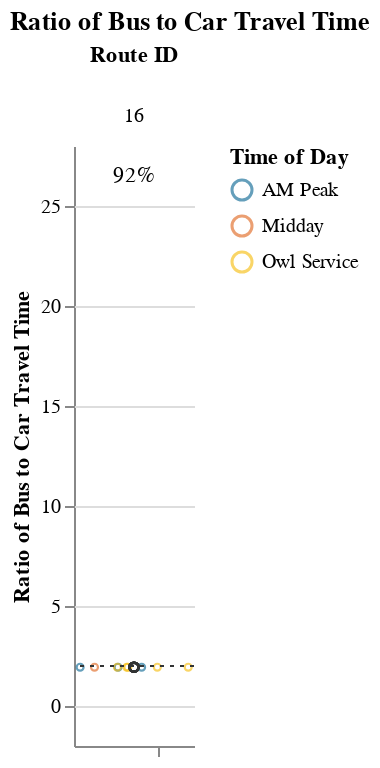
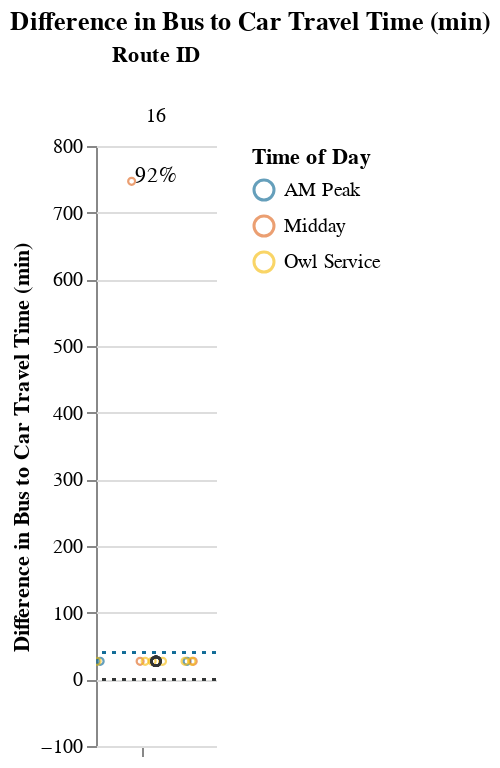

Notebook cell for these charts, in order:
### Markdown cell above
### Long Routes (> 1.5 hrs)

### Code cell
route_group = "long"
try:
    subset_routes, mult, diff  = setup_charts(df, PCT_COMPETITIVE_THRESHOLD, route_group)
    if len(subset_routes) > 0:
        display(
            Markdown(
                f"{CAPTIONS_DICT[route_group]}"
                "Within each route group, routes are sorted in descending order "
                "by % competitive trips and # trips below the additional time cut-off."
            )
        )

        display(mult)
        display(diff)
except:
    print("No routes meet this criteria.")

### Figure 1 — Vega-Lite specification as saved in the notebook (floating-point values rounded to 4 significant figures)
{"config": {"view": {"continuousWidth": 400, "continuousHeight": 300, "stroke": null}, "facet": {"spacing": 0}}, "data": {"name": "data-084b90461495daa4679295333c69df07"}, "facet": {"column": {"field": "route_id", "sort": ["16"], "title": "Route ID", "type": "nominal"}}, "spec": {"layer": [{"mark": {"type": "point", "opacity": 0.65, "size": 12, "strokeWidth": 1.1}, "encoding": {"color": {"field": "time_of_day", "scale": {"range": ["#136C97", "#E16B26", "#F6BF16", "#00896B", "#7790A3", "#5B559C"]}, "sort": ["AM Peak", "Midday", "PM Peak", "Owl Service"], "title": "Time of Day", "type": "nominal"}, "tooltip": [{"field": "route_id", "type": "nominal"}, {"field": "trip_id", "type": "nominal"}, {"field": "service_hours", "type": "quantitative"}, {"field": "car_duration_hours", "type": "quantitative"}, {"field": "bus_multiplier", "type": "quantitative"}, {"field": "bus_difference", "type": "quantitative"}, {"field": "num_trips", "type": "quantitative"}, {"field": "num_competitive", "type": "quantitative"}, {"field": "pct_trips_competitive", "type": "quantitative"}, {"field": "p25", "type": "quantitative"}, {"field": "p50", "type": "quantitative"}, {"field": "p75", "type": "quantitative"}], "x": {"axis": {"grid": false, "labels": false, "ticks": true, "values": [0]}, "field": "jitter", "scale": {}, "title": null, "type": "quantitative"}, "y": {"field": "bus_multiplier", "scale": {"domain": [-0.25, 26.94]}, "title": "Ratio of Bus to Car Travel Time", "type": "quantitative"}}, "selection": {"selector001": {"type": "interval", "bind": "scales", "encodings": ["x", "y"]}}, "transform": [{"calculate": "sqrt(-2*log(random()))*cos(2*PI*random())", "as": "jitter"}], "width": 60}, {"layer": [{"mark": {"type": "point", "opacity": 0.6, "size": 20, "strokeWidth": 1.3}, "encoding": {"color": {"value": "#323434"}, "y": {"field": "bus_multiplier", "type": "quantitative"}}, "transform": [{"filter": "(datum.p50_trip === 1)"}]}, {"mark": {"type": "rule", "strokeDash": [2, 3]}, "encoding": {"color": {"value": "#323434"}, "y": {"field": "cutoff", "type": "quantitative"}}}, {"mark": {"type": "text", "align": "center", "baseline": "middle"}, "encoding": {"color": {"value": "black"}, "text": {"field": "pct_trips_competitive", "format": ".0%", "type": "quantitative"}, "tooltip": [{"field": "route_id", "type": "nominal"}, {"field": "trip_id", "type": "nominal"}, {"field": "service_hours", "type": "quantitative"}, {"field": "car_duration_hours", "type": "quantitative"}, {"field": "bus_multiplier", "type": "quantitative"}, {"field": "bus_difference", "type": "quantitative"}, {"field": "num_trips", "type": "quantitative"}, {"field": "num_competitive", "type": "quantitative"}, {"field": "pct_trips_competitive", "type": "quantitative"}, {"field": "p25", "type": "quantitative"}, {"field": "p50", "type": "quantitative"}, {"field": "p75", "type": "quantitative"}], "x": {"value": 30}, "y": {"value": 15}}, "transform": [{"calculate": "sqrt(-2*log(random()))*cos(2*PI*random())", "as": "jitter"}, {"filter": "(datum.fastest_trip === 1)"}]}]}]}, "resolve": {"scale": {"y": "shared"}}, "title": "Ratio of Bus to Car Travel Time", "$schema": "https://vega.github.io/schema/vega-lite/v4.17.0.json", "datasets": {"data-084b90461495daa4679295333c69df07": [{"calitp_itp_id": 482, "trip_key": 2145124109685266677, "trip_id": "83", "shape_id": "16", "route_id": "16", "service_hours": 0.93, "trip_first_departure_ts": 27000, "trip_last_arrival_ts": 30360, "departure_hour": 7, "time_of_day": "AM Peak", "p25": 0.93, "p50": 0.93, "p75": 0.93, "p50_trip": 1, "fastest_trip": 0, "car_duration_hours": 0.48, "competitive_route": 1, "bus_multiplier": 1.94, "bus_difference": 27.0, "num_trips": 12, "num_competitive": 11, "pct_trips_competitive": 0.917, "bus_difference_spread": 720.0, "route_group": "long", "max_trip_hrs": 12.93, "max_trip_route_group": 12.93, "name": "Tuolumne County Transit Agency", "caltrans_district": "10 - Stockton", "drmt_organization_name": "['recl7fHqYd2GSTtn3']", "cutoff2": 40, "cutoff": 2}, {"calitp_itp_id": 482, "trip_key": -1666101624449243044, "trip_id": "84", "shape_id": "16", "route_id": "16", "service_hours": 0.93, "trip_first_departure_ts": 30600, "trip_last_arrival_ts": 33960, "departure_hour": 8, "time_of_day": "AM Peak", "p25": 0.93, "p50": 0.93, "p75": 0.93, "p50_trip": 1, "fastest_trip": 0, "car_duration_hours": 0.48, "competitive_route": 1, "bus_multiplier": 1.94, "bus_difference": 27.0, "num_trips": 12, "num_competitive": 11, "pct_trips_competitive": 0.917, "bus_difference_spread": 720.0, "route_group": "long", "max_trip_hrs": 12.93, "max_trip_route_group": 12.93, "name": "Tuolumne County Transit Agency", "caltrans_district": "10 - Stockton", "drmt_organization_name": "['recl7fHqYd2GSTtn3']", "cutoff2": 40, "cutoff": 2}, {"calitp_itp_id": 482, "trip_key": -811955265033482998, "trip_id": "93", "shape_id": "16", "route_id": "16", "service_hours": 0.93, "trip_first_departure_ts": 106200, "trip_last_arrival_ts": 109560, "departure_hour": 5, "time_of_day": "Owl Service", "p25": 0.93, "p50": 0.93, "p75": 0.93, "p50_trip": 1, "fastest_trip": 0, "car_duration_hours": 0.48, "competitive_route": 1, "bus_multiplier": 1.94, "bus_difference": 27.0, "num_trips": 12, "num_competitive": 11, "pct_trips_competitive": 0.917, "bus_difference_spread": 720.0, "route_group": "long", "max_trip_hrs": 12.93, "max_trip_route_group": 12.93, "name": "Tuolumne County Transit Agency", "caltrans_district": "10 - Stockton", "drmt_organization_name": "['recl7fHqYd2GSTtn3']", "cutoff2": 40, "cutoff": 2}, {"calitp_itp_id": 482, "trip_key": -7629486483351359896, "trip_id": "90", "shape_id": "16", "route_id": "16", "service_hours": 0.93, "trip_first_departure_ts": 95400, "trip_last_arrival_ts": 98760, "departure_hour": 2, "time_of_day": "Owl Service", "p25": 0.93, "p50": 0.93, "p75": 0.93, "p50_trip": 1, "fastest_trip": 0, "car_duration_hours": 0.48, "competitive_route": 1, "bus_multiplier": 1.94, "bus_difference": 27.0, "num_trips": 12, "num_competitive": 11, "pct_trips_competitive": 0.917, "bus_difference_spread": 720.0, "route_group": "long", "max_trip_hrs": 12.93, "max_trip_route_group": 12.93, "name": "Tuolumne County Transit Agency", "caltrans_district": "10 - Stockton", "drmt_organization_name": "['recl7fHqYd2GSTtn3']", "cutoff2": 40, "cutoff": 2}, {"calitp_itp_id": 482, "trip_key": -3718860337871589477, "trip_id": "85", "shape_id": "16", "route_id": "16", "service_hours": 0.93, "trip_first_departure_ts": 34200, "trip_last_arrival_ts": 37560, "departure_hour": 9, "time_of_day": "AM Peak", "p25": 0.93, "p50": 0.93, "p75": 0.93, "p50_trip": 1, "fastest_trip": 0, "car_duration_hours": 0.48, "competitive_route": 1, "bus_multiplier": 1.94, "bus_difference": 27.0, "num_trips": 12, "num_competitive": 11, "pct_trips_competitive": 0.917, "bus_difference_spread": 720.0, "route_group": "long", "max_trip_hrs": 12.93, "max_trip_route_group": 12.93, "name": "Tuolumne County Transit Agency", "caltrans_district": "10 - Stockton", "drmt_organization_name": "['recl7fHqYd2GSTtn3']", "cutoff2": 40, "cutoff": 2}, {"calitp_itp_id": 482, "trip_key": 4134191413769255642, "trip_id": "87", "shape_id": "16", "route_id": "16", "service_hours": 0.93, "trip_first_departure_ts": 41400, "trip_last_arrival_ts": 44760, "departure_hour": 11, "time_of_day": "Midday", "p25": 0.93, "p50": 0.93, "p75": 0.93, "p50_trip": 1, "fastest_trip": 1, "car_duration_hours": 0.48, "competitive_route": 1, "bus_multiplier": 1.94, "bus_difference": 27.0, "num_trips": 12, "num_competitive": 11, "pct_trips_competitive": 0.917, "bus_difference_spread": 720.0, "route_group": "long", "max_trip_hrs": 12.93, "max_trip_route_group": 12.93, "name": "Tuolumne County Transit Agency", "caltrans_district": "10 - Stockton", "drmt_organization_name": "['recl7fHqYd2GSTtn3']", "cutoff2": 40, "cutoff": 2}, {"calitp_itp_id": 482, "trip_key": 4010574854795830805, "trip_id": "89", "shape_id": "16", "route_id": "16", "service_hours": 0.93, "trip_first_departure_ts": 91800, "trip_last_arrival_ts": 95160, "departure_hour": 1, "time_of_day": "Owl Service", "p25": 0.93, "p50": 0.93, "p75": 0.93, "p50_trip": 1, "fastest_trip": 0, "car_duration_hours": 0.48, "competitive_route": 1, "bus_multiplier": 1.94, "bus_difference": 27.0, "num_trips": 12, "num_competitive": 11, "pct_trips_competitive": 0.917, "bus_difference_spread": 720.0, "route_group": "long", "max_trip_hrs": 12.93, "max_trip_route_group": 12.93, "name": "Tuolumne County Transit Agency", "caltrans_district": "10 - Stockton", "drmt_organization_name": "['recl7fHqYd2GSTtn3']", "cutoff2": 40, "cutoff": 2}, {"calitp_itp_id": 482, "trip_key": -428294178438464651, "trip_id": "86", "shape_id": "16", "route_id": "16", "service_hours": 0.93, "trip_first_departure_ts": 37800, "trip_last_arrival_ts": 41160, "departure_hour": 10, "time_of_day": "Midday", "p25": 0.93, "p50": 0.93, "p75": 0.93, "p50_trip": 1, "fastest_trip": 0, "car_duration_hours": 0.48, "competitive_route": 1, "bus_multiplier": 1.94, "bus_difference": 27.0, "num_trips": 12, "num_competitive": 11, "pct_trips_competitive": 0.917, "bus_difference_spread": 720.0, "route_group": "long", "max_trip_hrs": 12.93, "max_trip_route_group": 12.93, "name": "Tuolumne County Transit Agency", "caltrans_district": "10 - Stockton", "drmt_organization_name": "['recl7fHqYd2GSTtn3']", "cutoff2": 40, "cutoff": 2}, {"calitp_itp_id": 482, "trip_key": 444715570233316546, "trip_id": "91", "shape_id": "16", "route_id": "16", "service_hours": 0.93, "trip_first_departure_ts": 99000, "trip_last_arrival_ts": 102360, "departure_hour": 3, "time_of_day": "Owl Service", "p25": 0.93, "p50": 0.93, "p75": 0.93, "p50_trip": 1, "fastest_trip": 0, "car_duration_hours": 0.48, "competitive_route": 1, "bus_multiplier": 1.94, "bus_difference": 27.0, "num_trips": 12, "num_competitive": 11, "pct_trips_competitive": 0.917, "bus_difference_spread": 720.0, "route_group": "long", "max_trip_hrs": 12.93, "max_trip_route_group": 12.93, "name": "Tuolumne County Transit Agency", "caltrans_district": "10 - Stockton", "drmt_organization_name": "['recl7fHqYd2GSTtn3']", "cutoff2": 40, "cutoff": 2}, {"calitp_itp_id": 482, "trip_key": -3941352894702572126, "trip_id": "92", "shape_id": "16", "route_id": "16", "service_hours": 0.93, "trip_first_departure_ts": 102600, "trip_last_arrival_ts": 105960, "departure_hour": 4, "time_of_day": "Owl Service", "p25": 0.93, "p50": 0.93, "p75": 0.93, "p50_trip": 1, "fastest_trip": 0, "car_duration_hours": 0.48, "competitive_route": 1, "bus_multiplier": 1.94, "bus_difference": 27.0, "num_trips": 12, "num_competitive": 11, "pct_trips_competitive": 0.917, "bus_difference_spread": 720.0, "route_group": "long", "max_trip_hrs": 12.93, "max_trip_route_group": 12.93, "name": "Tuolumne County Transit Agency", "caltrans_district": "10 - Stockton", "drmt_organization_name": "['recl7fHqYd2GSTtn3']", "cutoff2": 40, "cutoff": 2}, {"calitp_itp_id": 482, "trip_key": 437802656543614001, "trip_id": "94", "shape_id": "16", "route_id": "16", "service_hours": 0.93, "trip_first_departure_ts": 109800, "trip_last_arrival_ts": 113160, "departure_hour": 6, "time_of_day": "Owl Service", "p25": 0.93, "p50": 0.93, "p75": 0.93, "p50_trip": 1, "fastest_trip": 0, "car_duration_hours": 0.48, "competitive_route": 1, "bus_multiplier": 1.94, "bus_difference": 27.0, "num_trips": 12, "num_competitive": 11, "pct_trips_competitive": 0.917, "bus_difference_spread": 720.0, "route_group": "long", "max_trip_hrs": 12.93, "max_trip_route_group": 12.93, "name": "Tuolumne County Transit Agency", "caltrans_district": "10 - Stockton", "drmt_organization_name": "['recl7fHqYd2GSTtn3']", "cutoff2": 40, "cutoff": 2}, {"calitp_itp_id": 482, "trip_key": -4103005086418910727, "trip_id": "88", "shape_id": "16", "route_id": "16", "service_hours": 12.93, "trip_first_departure_ts": 45000, "trip_last_arrival_ts": 91560, "departure_hour": 12, "time_of_day": "Midday", "p25": 0.93, "p50": 0.93, "p75": 0.93, "p50_trip": 0, "fastest_trip": 0, "car_duration_hours": 0.48, "competitive_route": 1, "bus_multiplier": 26.94, "bus_difference": 747.0, "num_trips": 12, "num_competitive": 11, "pct_trips_competitive": 0.917, "bus_difference_spread": 720.0, "route_group": "long", "max_trip_hrs": 12.93, "max_trip_route_group": 12.93, "name": "Tuolumne County Transit Agency", "caltrans_district": "10 - Stockton", "drmt_organization_name": "['recl7fHqYd2GSTtn3']", "cutoff2": 40, "cutoff": 2}]}}

### Figure 2 — Vega-Lite specification as saved in the notebook (floating-point values rounded to 4 significant figures)
{"config": {"view": {"continuousWidth": 400, "continuousHeight": 300, "stroke": null}, "facet": {"spacing": 0}}, "data": {"name": "data-14242879212cf3e76f2261abcec78373"}, "facet": {"column": {"field": "route_id", "sort": ["16"], "title": "Route ID", "type": "nominal"}}, "spec": {"layer": [{"mark": {"type": "point", "opacity": 0.65, "size": 12, "strokeWidth": 1.1}, "encoding": {"color": {"field": "time_of_day", "scale": {"range": ["#136C97", "#E16B26", "#F6BF16", "#00896B", "#7790A3", "#5B559C"]}, "sort": ["AM Peak", "Midday", "PM Peak", "Owl Service"], "title": "Time of Day", "type": "nominal"}, "tooltip": [{"field": "route_id", "type": "nominal"}, {"field": "trip_id", "type": "nominal"}, {"field": "service_hours", "type": "quantitative"}, {"field": "car_duration_hours", "type": "quantitative"}, {"field": "bus_multiplier", "type": "quantitative"}, {"field": "bus_difference", "type": "quantitative"}, {"field": "num_trips", "type": "quantitative"}, {"field": "num_competitive", "type": "quantitative"}, {"field": "pct_trips_competitive", "type": "quantitative"}, {"field": "p25", "type": "quantitative"}, {"field": "p50", "type": "quantitative"}, {"field": "p75", "type": "quantitative"}], "x": {"axis": {"grid": false, "labels": false, "ticks": true, "values": [0]}, "field": "jitter", "scale": {}, "title": null, "type": "quantitative"}, "y": {"field": "bus_difference", "scale": {"domain": [-5, 747.0]}, "title": "Difference in Bus to Car Travel Time (min)", "type": "quantitative"}}, "selection": {"selector002": {"type": "interval", "bind": "scales", "encodings": ["x", "y"]}}, "transform": [{"calculate": "sqrt(-2*log(random()))*cos(2*PI*random())", "as": "jitter"}], "width": 60}, {"layer": [{"mark": {"type": "point", "opacity": 0.6, "size": 20, "strokeWidth": 1.3}, "encoding": {"color": {"value": "#323434"}, "y": {"field": "bus_difference", "type": "quantitative"}}, "transform": [{"filter": "(datum.p50_trip === 1)"}]}, {"mark": {"type": "rule", "strokeDash": [2, 3]}, "encoding": {"color": {"value": "#323434"}, "y": {"field": "cutoff", "type": "quantitative"}}}, {"mark": {"type": "rule", "strokeDash": [2, 3]}, "encoding": {"color": {"value": "#136C97"}, "y": {"field": "cutoff2", "type": "quantitative"}}}, {"mark": {"type": "text", "align": "center", "baseline": "middle"}, "encoding": {"color": {"value": "black"}, "text": {"field": "pct_trips_competitive", "format": ".0%", "type": "quantitative"}, "tooltip": [{"field": "route_id", "type": "nominal"}, {"field": "trip_id", "type": "nominal"}, {"field": "service_hours", "type": "quantitative"}, {"field": "car_duration_hours", "type": "quantitative"}, {"field": "bus_multiplier", "type": "quantitative"}, {"field": "bus_difference", "type": "quantitative"}, {"field": "num_trips", "type": "quantitative"}, {"field": "num_competitive", "type": "quantitative"}, {"field": "pct_trips_competitive", "type": "quantitative"}, {"field": "p25", "type": "quantitative"}, {"field": "p50", "type": "quantitative"}, {"field": "p75", "type": "quantitative"}], "x": {"value": 30}, "y": {"value": 15}}, "transform": [{"calculate": "sqrt(-2*log(random()))*cos(2*PI*random())", "as": "jitter"}, {"filter": "(datum.fastest_trip === 1)"}]}]}]}, "resolve": {"scale": {"y": "shared"}}, "title": "Difference in Bus to Car Travel Time (min)", "$schema": "https://vega.github.io/schema/vega-lite/v4.17.0.json", "datasets": {"data-14242879212cf3e76f2261abcec78373": [{"calitp_itp_id": 482, "trip_key": 2145124109685266677, "trip_id": "83", "shape_id": "16", "route_id": "16", "service_hours": 0.93, "trip_first_departure_ts": 27000, "trip_last_arrival_ts": 30360, "departure_hour": 7, "time_of_day": "AM Peak", "p25": 0.93, "p50": 0.93, "p75": 0.93, "p50_trip": 1, "fastest_trip": 0, "car_duration_hours": 0.48, "competitive_route": 1, "bus_multiplier": 1.94, "bus_difference": 27.0, "num_trips": 12, "num_competitive": 11, "pct_trips_competitive": 0.917, "bus_difference_spread": 720.0, "route_group": "long", "max_trip_hrs": 12.93, "max_trip_route_group": 12.93, "name": "Tuolumne County Transit Agency", "caltrans_district": "10 - Stockton", "drmt_organization_name": "['recl7fHqYd2GSTtn3']", "cutoff2": 40, "cutoff": 0}, {"calitp_itp_id": 482, "trip_key": -1666101624449243044, "trip_id": "84", "shape_id": "16", "route_id": "16", "service_hours": 0.93, "trip_first_departure_ts": 30600, "trip_last_arrival_ts": 33960, "departure_hour": 8, "time_of_day": "AM Peak", "p25": 0.93, "p50": 0.93, "p75": 0.93, "p50_trip": 1, "fastest_trip": 0, "car_duration_hours": 0.48, "competitive_route": 1, "bus_multiplier": 1.94, "bus_difference": 27.0, "num_trips": 12, "num_competitive": 11, "pct_trips_competitive": 0.917, "bus_difference_spread": 720.0, "route_group": "long", "max_trip_hrs": 12.93, "max_trip_route_group": 12.93, "name": "Tuolumne County Transit Agency", "caltrans_district": "10 - Stockton", "drmt_organization_name": "['recl7fHqYd2GSTtn3']", "cutoff2": 40, "cutoff": 0}, {"calitp_itp_id": 482, "trip_key": -811955265033482998, "trip_id": "93", "shape_id": "16", "route_id": "16", "service_hours": 0.93, "trip_first_departure_ts": 106200, "trip_last_arrival_ts": 109560, "departure_hour": 5, "time_of_day": "Owl Service", "p25": 0.93, "p50": 0.93, "p75": 0.93, "p50_trip": 1, "fastest_trip": 0, "car_duration_hours": 0.48, "competitive_route": 1, "bus_multiplier": 1.94, "bus_difference": 27.0, "num_trips": 12, "num_competitive": 11, "pct_trips_competitive": 0.917, "bus_difference_spread": 720.0, "route_group": "long", "max_trip_hrs": 12.93, "max_trip_route_group": 12.93, "name": "Tuolumne County Transit Agency", "caltrans_district": "10 - Stockton", "drmt_organization_name": "['recl7fHqYd2GSTtn3']", "cutoff2": 40, "cutoff": 0}, {"calitp_itp_id": 482, "trip_key": -7629486483351359896, "trip_id": "90", "shape_id": "16", "route_id": "16", "service_hours": 0.93, "trip_first_departure_ts": 95400, "trip_last_arrival_ts": 98760, "departure_hour": 2, "time_of_day": "Owl Service", "p25": 0.93, "p50": 0.93, "p75": 0.93, "p50_trip": 1, "fastest_trip": 0, "car_duration_hours": 0.48, "competitive_route": 1, "bus_multiplier": 1.94, "bus_difference": 27.0, "num_trips": 12, "num_competitive": 11, "pct_trips_competitive": 0.917, "bus_difference_spread": 720.0, "route_group": "long", "max_trip_hrs": 12.93, "max_trip_route_group": 12.93, "name": "Tuolumne County Transit Agency", "caltrans_district": "10 - Stockton", "drmt_organization_name": "['recl7fHqYd2GSTtn3']", "cutoff2": 40, "cutoff": 0}, {"calitp_itp_id": 482, "trip_key": -3718860337871589477, "trip_id": "85", "shape_id": "16", "route_id": "16", "service_hours": 0.93, "trip_first_departure_ts": 34200, "trip_last_arrival_ts": 37560, "departure_hour": 9, "time_of_day": "AM Peak", "p25": 0.93, "p50": 0.93, "p75": 0.93, "p50_trip": 1, "fastest_trip": 0, "car_duration_hours": 0.48, "competitive_route": 1, "bus_multiplier": 1.94, "bus_difference": 27.0, "num_trips": 12, "num_competitive": 11, "pct_trips_competitive": 0.917, "bus_difference_spread": 720.0, "route_group": "long", "max_trip_hrs": 12.93, "max_trip_route_group": 12.93, "name": "Tuolumne County Transit Agency", "caltrans_district": "10 - Stockton", "drmt_organization_name": "['recl7fHqYd2GSTtn3']", "cutoff2": 40, "cutoff": 0}, {"calitp_itp_id": 482, "trip_key": 4134191413769255642, "trip_id": "87", "shape_id": "16", "route_id": "16", "service_hours": 0.93, "trip_first_departure_ts": 41400, "trip_last_arrival_ts": 44760, "departure_hour": 11, "time_of_day": "Midday", "p25": 0.93, "p50": 0.93, "p75": 0.93, "p50_trip": 1, "fastest_trip": 1, "car_duration_hours": 0.48, "competitive_route": 1, "bus_multiplier": 1.94, "bus_difference": 27.0, "num_trips": 12, "num_competitive": 11, "pct_trips_competitive": 0.917, "bus_difference_spread": 720.0, "route_group": "long", "max_trip_hrs": 12.93, "max_trip_route_group": 12.93, "name": "Tuolumne County Transit Agency", "caltrans_district": "10 - Stockton", "drmt_organization_name": "['recl7fHqYd2GSTtn3']", "cutoff2": 40, "cutoff": 0}, {"calitp_itp_id": 482, "trip_key": 4010574854795830805, "trip_id": "89", "shape_id": "16", "route_id": "16", "service_hours": 0.93, "trip_first_departure_ts": 91800, "trip_last_arrival_ts": 95160, "departure_hour": 1, "time_of_day": "Owl Service", "p25": 0.93, "p50": 0.93, "p75": 0.93, "p50_trip": 1, "fastest_trip": 0, "car_duration_hours": 0.48, "competitive_route": 1, "bus_multiplier": 1.94, "bus_difference": 27.0, "num_trips": 12, "num_competitive": 11, "pct_trips_competitive": 0.917, "bus_difference_spread": 720.0, "route_group": "long", "max_trip_hrs": 12.93, "max_trip_route_group": 12.93, "name": "Tuolumne County Transit Agency", "caltrans_district": "10 - Stockton", "drmt_organization_name": "['recl7fHqYd2GSTtn3']", "cutoff2": 40, "cutoff": 0}, {"calitp_itp_id": 482, "trip_key": -428294178438464651, "trip_id": "86", "shape_id": "16", "route_id": "16", "service_hours": 0.93, "trip_first_departure_ts": 37800, "trip_last_arrival_ts": 41160, "departure_hour": 10, "time_of_day": "Midday", "p25": 0.93, "p50": 0.93, "p75": 0.93, "p50_trip": 1, "fastest_trip": 0, "car_duration_hours": 0.48, "competitive_route": 1, "bus_multiplier": 1.94, "bus_difference": 27.0, "num_trips": 12, "num_competitive": 11, "pct_trips_competitive": 0.917, "bus_difference_spread": 720.0, "route_group": "long", "max_trip_hrs": 12.93, "max_trip_route_group": 12.93, "name": "Tuolumne County Transit Agency", "caltrans_district": "10 - Stockton", "drmt_organization_name": "['recl7fHqYd2GSTtn3']", "cutoff2": 40, "cutoff": 0}, {"calitp_itp_id": 482, "trip_key": 444715570233316546, "trip_id": "91", "shape_id": "16", "route_id": "16", "service_hours": 0.93, "trip_first_departure_ts": 99000, "trip_last_arrival_ts": 102360, "departure_hour": 3, "time_of_day": "Owl Service", "p25": 0.93, "p50": 0.93, "p75": 0.93, "p50_trip": 1, "fastest_trip": 0, "car_duration_hours": 0.48, "competitive_route": 1, "bus_multiplier": 1.94, "bus_difference": 27.0, "num_trips": 12, "num_competitive": 11, "pct_trips_competitive": 0.917, "bus_difference_spread": 720.0, "route_group": "long", "max_trip_hrs": 12.93, "max_trip_route_group": 12.93, "name": "Tuolumne County Transit Agency", "caltrans_district": "10 - Stockton", "drmt_organization_name": "['recl7fHqYd2GSTtn3']", "cutoff2": 40, "cutoff": 0}, {"calitp_itp_id": 482, "trip_key": -3941352894702572126, "trip_id": "92", "shape_id": "16", "route_id": "16", "service_hours": 0.93, "trip_first_departure_ts": 102600, "trip_last_arrival_ts": 105960, "departure_hour": 4, "time_of_day": "Owl Service", "p25": 0.93, "p50": 0.93, "p75": 0.93, "p50_trip": 1, "fastest_trip": 0, "car_duration_hours": 0.48, "competitive_route": 1, "bus_multiplier": 1.94, "bus_difference": 27.0, "num_trips": 12, "num_competitive": 11, "pct_trips_competitive": 0.917, "bus_difference_spread": 720.0, "route_group": "long", "max_trip_hrs": 12.93, "max_trip_route_group": 12.93, "name": "Tuolumne County Transit Agency", "caltrans_district": "10 - Stockton", "drmt_organization_name": "['recl7fHqYd2GSTtn3']", "cutoff2": 40, "cutoff": 0}, {"calitp_itp_id": 482, "trip_key": 437802656543614001, "trip_id": "94", "shape_id": "16", "route_id": "16", "service_hours": 0.93, "trip_first_departure_ts": 109800, "trip_last_arrival_ts": 113160, "departure_hour": 6, "time_of_day": "Owl Service", "p25": 0.93, "p50": 0.93, "p75": 0.93, "p50_trip": 1, "fastest_trip": 0, "car_duration_hours": 0.48, "competitive_route": 1, "bus_multiplier": 1.94, "bus_difference": 27.0, "num_trips": 12, "num_competitive": 11, "pct_trips_competitive": 0.917, "bus_difference_spread": 720.0, "route_group": "long", "max_trip_hrs": 12.93, "max_trip_route_group": 12.93, "name": "Tuolumne County Transit Agency", "caltrans_district": "10 - Stockton", "drmt_organization_name": "['recl7fHqYd2GSTtn3']", "cutoff2": 40, "cutoff": 0}, {"calitp_itp_id": 482, "trip_key": -4103005086418910727, "trip_id": "88", "shape_id": "16", "route_id": "16", "service_hours": 12.93, "trip_first_departure_ts": 45000, "trip_last_arrival_ts": 91560, "departure_hour": 12, "time_of_day": "Midday", "p25": 0.93, "p50": 0.93, "p75": 0.93, "p50_trip": 0, "fastest_trip": 0, "car_duration_hours": 0.48, "competitive_route": 1, "bus_multiplier": 26.94, "bus_difference": 747.0, "num_trips": 12, "num_competitive": 11, "pct_trips_competitive": 0.917, "bus_difference_spread": 720.0, "route_group": "long", "max_trip_hrs": 12.93, "max_trip_route_group": 12.93, "name": "Tuolumne County Transit Agency", "caltrans_district": "10 - Stockton", "drmt_organization_name": "['recl7fHqYd2GSTtn3']", "cutoff2": 40, "cutoff": 0}]}}
